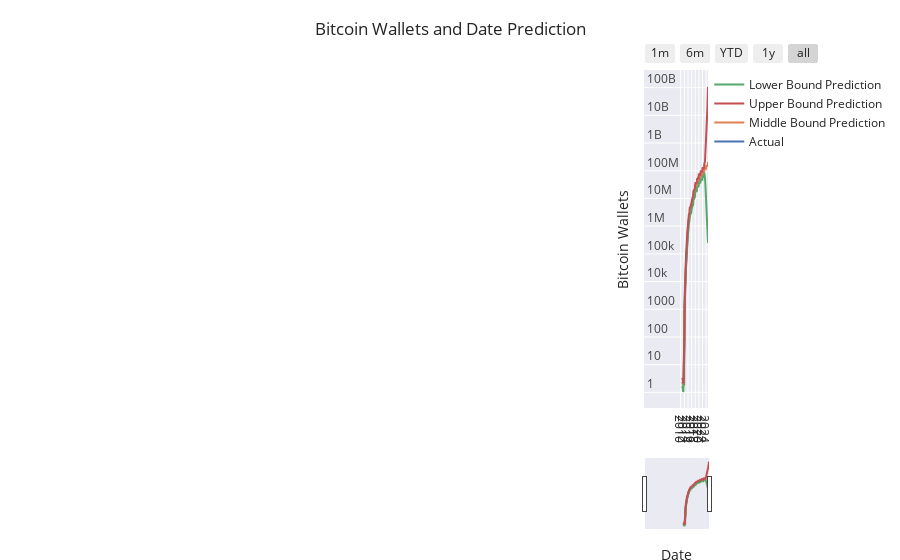

Notebook code cell kept with this figure:
### Code cell
import plotly.express as px
import plotly.graph_objects as go

fig = go.Figure()
fig.add_trace(go.Scatter(name="Actual", x=df['date'], y=df['wallets'], legendrank=4))
fig.add_trace(go.Scatter(name="Middle Bound Prediction", x=prediction['ds'], y=np.exp(prediction['yhat']), legendrank=2))
fig.add_trace(go.Scatter(name="Lower Bound Prediction", x=prediction['ds'], y=np.exp(prediction['yhat_lower']), legendrank=1))
fig.add_trace(go.Scatter(name="Upper Bound Prediction", x=prediction['ds'], y=np.exp(prediction['yhat_upper']), legendrank=1))

fig.update_xaxes(
    rangeslider_visible = True,
    rangeselector = dict(
        buttons = list([
            dict(count = 1, label = "1m", step = "month", stepmode = "backward"),
            dict(count = 6, label = "6m", step = "month", stepmode = "backward"),
            dict(count = 1, label = "YTD", step = "year", stepmode = "todate"),
            dict(count = 1, label = "1y", step = "year", stepmode = "backward"),
            dict(step = "all")
        ])
    )
)

# fig.update_layout(legend=dict(
#     yanchor="top",
#     y=0.99,
#     xanchor="right",
#     x=0.5
# ))
fig.update_yaxes(type="log")
fig.update_yaxes(fixedrange=False)
fig.update_layout(title_text='Bitcoin Wallets and Date Prediction')
fig.update_yaxes(ticklabelposition="inside top", title="Bitcoin Wallets")
fig.update_xaxes(ticklabelposition="inside top", title="Date")
fig.update_yaxes(nticks=15)
fig.update_xaxes(nticks=20)
fig.update_layout(
    margin=dict(l=20, r=100, t=70, b=20),
)
fig.layout.template = 'seaborn'
fig.show()
# fig.write_html('../static/wallets.html')
